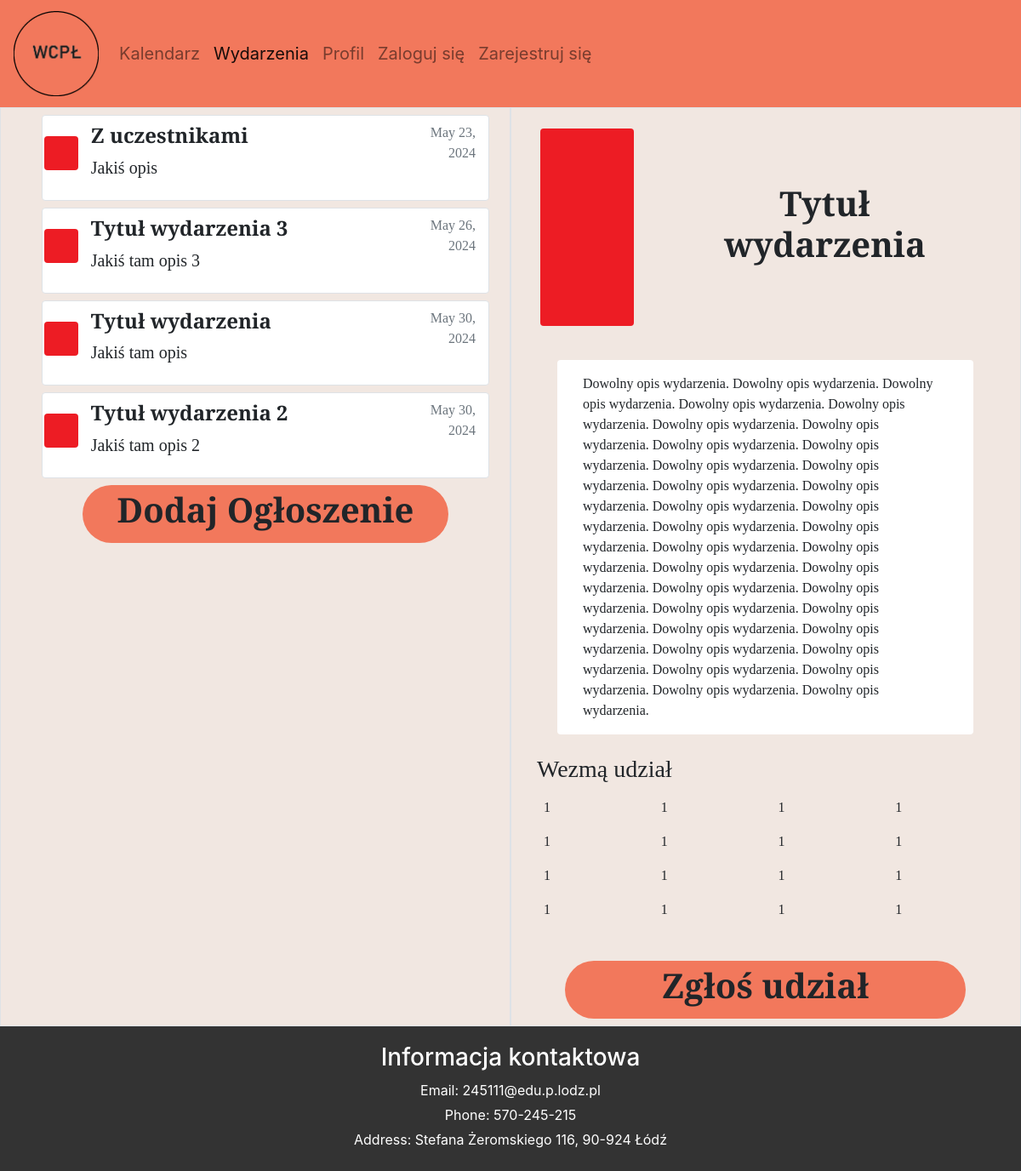
The app's page /events/, older data.
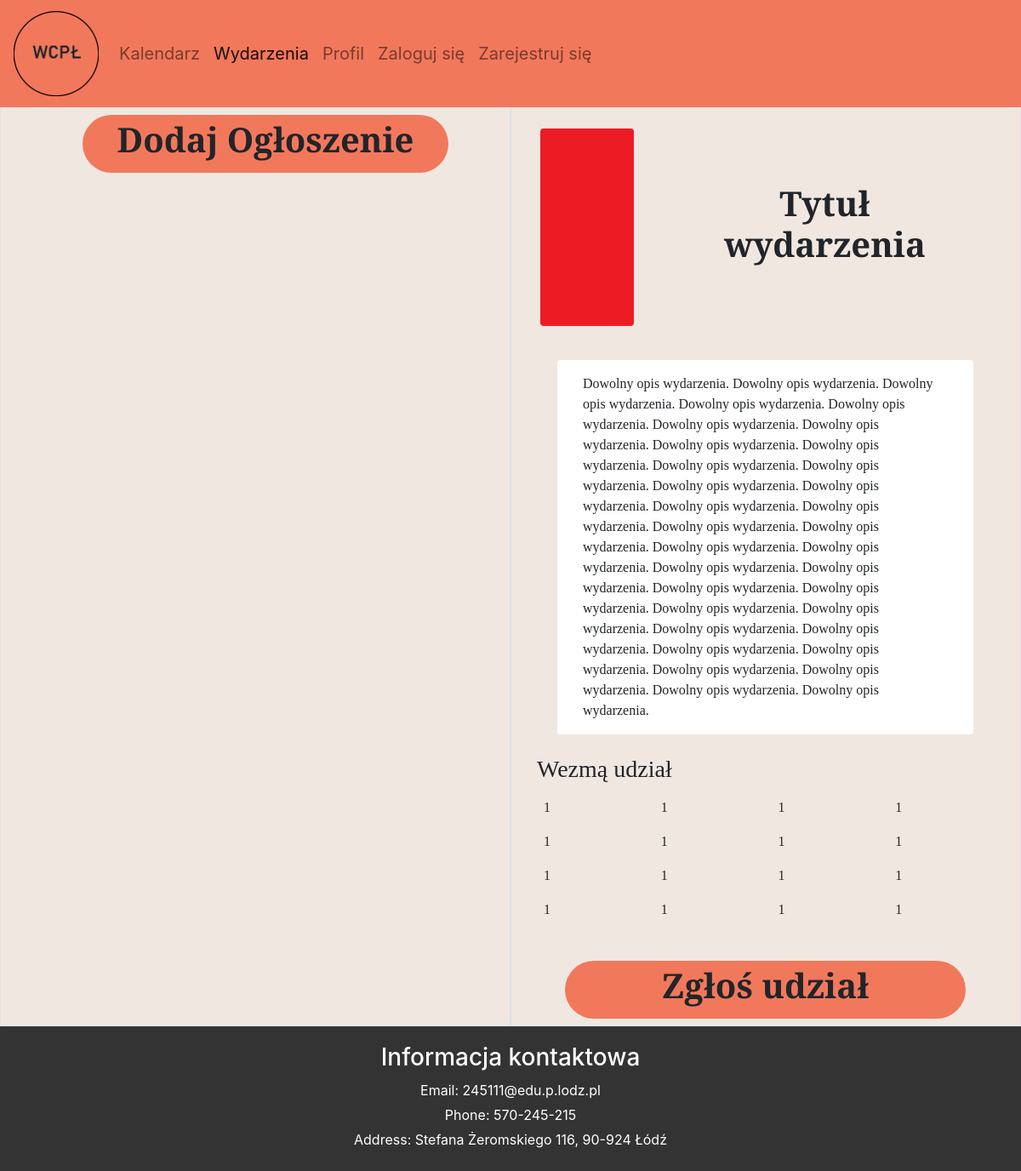
The same page, newer data.
### main/models.py (models this page shows, shortened)
class Event(models.Model):
    author = models.ForeignKey(User, on_delete=models.CASCADE)
    users = models.ManyToManyField(User, related_name="users_list", blank=True)
    addDate = models.DateField(default=timezone.now)
    startDate = models.DateField()
    endDate = models.DateField()
    title = models.CharField(max_length=20)
    description = models.CharField(max_length=300)
    class Meta:
        ordering = ['startDate']

### main/views.py (the view)
# urls.py: path('events/', views.eventsSearch, name='events-search'),
def eventsSearch(request):
    context = {
        'events': Event.objects.all(),
        'participantRows': participantRows
        }
    return render(request, "main/events_search.html", context)

### main/templates/main/events_search.html (shortened to what this page needs)
{% extends "main/base.html" %}
{% load static %}
{% block events_activate %}
active
{% endblock events_activate %}
{% block content %}
<div class="container-fluid" style="background-color: #F1E7E1; font-family:Bree Serif">
    <div class="row">
        <div class="col-md-6 py-2 ps-5 pe-4 border">
            <div class="container mb-2">
                {% for event in events %}
                <div class="row rounded border border-5 mb-2 bg-white">
                    <div class="col-md-1 p-3">
                        <div class="d-flex justify-content-center mt-2">
                            <img class="rounded" src="{% static 'main/event_blank.png' %}" alt="event-icon" style="width: 40px;height: 40px;">
                        </div>
                    </div>
                    <div class="col-md-9 btn pt-2 text-start">
                        <h4 class="fw-bold">{{ event.title }}</h4>
                        <p class="fs-5">{{ event.description }}</p>
                    </div>
                    <div class="col-md-2 text-end pt-2 text-muted">
                        {{ event.startDate }}
                    </div>
                </div>
                {% endfor %}
                <div class="row px-5">
                    <a class="col-md-12 btn pt-1 rounded-pill text-center" href="{% url 'events-add' %}" style="background-color: #F2785C">
                        <h1 class="fw-bold">Dodaj Ogłoszenie</h1>
                    </a>
                </div>
            </div>
        </div>
        <div class="col-md-6 py-2 pe-3 border">
            <div class="container">
                <div class="row py-3 px-1">
                    <div class="col-md-3">
                        <img class="rounded" src="{% static 'main/event_blank.png' %}" alt="event-icon" style="width: 100%;height: 100%;">
                    </div>
                    <div class="col-md-9 p-5">
                        <div class="container p-3 text-center">
                            <h1 class="fw-bold">Tytuł wydarzenia</h1>
                        </div>
                    </div>
                </div>
                <div class="row m-4 py-3 rounded bg-white">
                    <div class="col-md-12">
                        <div class="container">
                            Dowolny opis wydarzenia. Dowolny opis wydarzenia. Dowolny opis wydarzenia. Dowolny opis wydarzenia. Dowolny opis wydarzenia. Dowolny opis wydarzenia. Dowolny opis wydarzenia. Dowolny opis wydarzenia. Dowolny opis wydarzenia. Dowolny opis wydarzenia. Dowolny opis wydarzenia. Dowolny opis wydarzenia. Dowolny opis wydarzenia. Dowolny opis wydarzenia. Dowolny opis wydarzenia. Dowolny opis wydarzenia. Dowolny opis wydarzenia. Dowolny opis wydarzenia. Dowolny opis wydarzenia. Dowolny opis wydarzenia. Dowolny opis wydarzenia. Dowolny opis wydarzenia. Dowolny opis wydarzenia. Dowolny opis wydarzenia. Dowolny opis wydarzenia. Dowolny opis wydarzenia. Dowolny opis wydarzenia. Dowolny opis wydarzenia. Dowolny opis wydarzenia. Dowolny opis wydarzenia. Dowolny opis wydarzenia. Dowolny opis wydarzenia. Dowolny opis wydarzenia.
                        </div>
                    </div>
                </div>
                <h3>Wezmą udział</h3>
                <div class="container p-2">
                    {% for row in participantRows %}
                    <div class="row">
                        {% for row in participantRows %}
                        <div class="col-md-3">
                            <p>1</p>
                        </div>
                        {% endfor %}
                    </div>
                    {% endfor %}
                </div>
                <div class="row px-5">
                    <a class="col-md-12 btn pt-1 mt-4 rounded-pill text-center" href="{% url 'events-add' %}" style="background-color: #F2785C">
                        <h1 class="fw-bold">Zgłoś udział</h1>
                    </a>
                </div>
            </div>
        </div>
    </div>
</div>
{% endblock content %}

### main/templates/main/base.html (shortened to what this page needs)
{% load static %}
<!DOCTYPE html>
<html>
    <head>
        <link rel="stylesheet" href="{% static 'main/main.css' %}">
        <link href="https://cdn.jsdelivr.net/npm/bootstrap@5.0.2/dist/css/bootstrap.min.css" rel="stylesheet">
        <link rel="stylesheet" href="https://stackpath.bootstrapcdn.com/bootstrap/4.5.2/css/bootstrap.min.css">
        <link rel="stylesheet" href="https://cdn.jsdelivr.net/npm/bootstrap-icons@1.11.3/font/bootstrap-icons.min.css">
    </head>
    <body>
        <nav class="navbar navbar-expand-lg navbar-light">
            <a class="navbar-brand" href="#">
                <img src="{% static 'main/logo.png' %}" alt="logo" style="width: 100px;height: 100px;">
            </a>
            <div class="collapse navbar-collapse" id="navbarSupportedContent">
              <ul class="navbar-nav mr-auto">
                <li class="nav-item">
                  <a class="nav-link {% block calendar_activate %}{% endblock %}" href="{% url 'calendar' %}">Kalendarz</a>
                </li>
                <li class="nav-item">
                  <a class="nav-link {% block events_activate %}{% endblock %}" href="{% url 'events-search' %}">Wydarzenia</a>
                </li>
                <li class="nav-item">
                    <a class="nav-link {% block profile_activate %}{% endblock %}" href="{% url 'profile-home' 'romanbeznosenko' %}">Profil</a>
                </li>
                    <li class="nav-item">
                        <a class="nav-link {% block login %}{% endblock %}" href="{% url 'login' %}">Zaloguj się</a>
                    </li>
                    <li class="nav-item">
                        <a class="nav-link {% block register %}{% endblock %}" href="{% url 'register' %}">Zarejestruj się</a>
                    </li>
            </div>
        </nav>
        {% block content %}{% endblock %}
    </body>
    <footer>
        <div class="footer-container">
            <div class="contact-info">
                <h3>Informacja kontaktowa</h3>
                <p>Email: 245111@edu.p.lodz.pl</p>
                <p>Phone: 570-245-215</p>
                <p>Address:  Stefana Żeromskiego 116, 90-924 Łódź</p>
            </div>
        </div>
    </footer>
</html>

### main/static/main/main.css (style rules this page uses)
body { background-color: rgba(241, 231, 225, 1); overflow-x: hidden; font-family: "Bree Serif"; font-size: 20px; margin: 0; }
.navbar { background-color: #F2785C; font-size: 20px; }
footer { background-color: #333; color: #fff; padding: 20px; width: 100%; bottom: 0; }
.footer-container { margin: 0 auto; }
.contact-info { text-align: center; }
.contact-info h3 { margin-bottom: 10px; }
.contact-info p { margin: 5px 0; }

Row changes from the older to the newer data that the page shows:
removed Event: title "Z uczestnikami", description "Jakiś opis", startDate "May 23, 2024"
removed Event: title "Tytuł wydarzenia 3", description "Jakiś tam opis 3", startDate "May 26, 2024"
removed Event: title "Tytuł wydarzenia", description "Jakiś tam opis", startDate "May 30, 2024"
removed Event: title "Tytuł wydarzenia 2", description "Jakiś tam opis 2", startDate "May 30, 2024"
